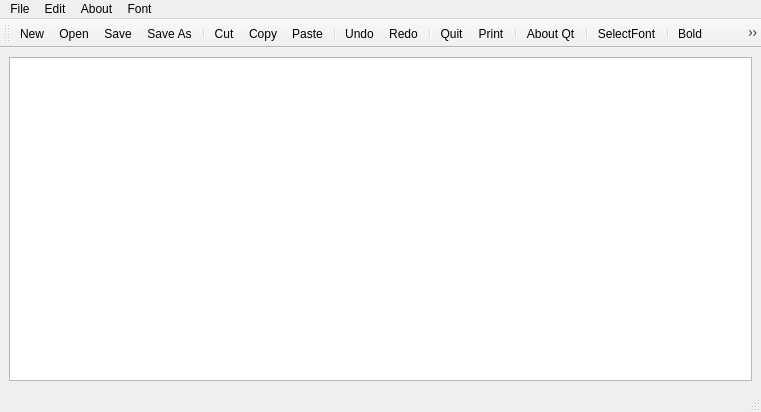
<?xml version="1.0" encoding="UTF-8"?>
<ui version="4.0">
 <class>MainWindow</class>
 <widget class="QMainWindow" name="MainWindow">
  <property name="geometry">
   <rect>
    <x>0</x>
    <y>0</y>
    <width>761</width>
    <height>412</height>
   </rect>
  </property>
  <property name="windowTitle">
   <string>MainWindow</string>
  </property>
  <widget class="QWidget" name="centralwidget">
   <layout class="QHBoxLayout" name="horizontalLayout">
    <item>
     <widget class="QTextEdit" name="textEdit"/>
    </item>
   </layout>
  </widget>
  <widget class="QMenuBar" name="menubar">
   <property name="geometry">
    <rect>
     <x>0</x>
     <y>0</y>
     <width>761</width>
     <height>21</height>
    </rect>
   </property>
   <widget class="QMenu" name="menuFile">
    <property name="title">
     <string>File</string>
    </property>
    <addaction name="actionNew"/>
    <addaction name="actionOpen"/>
    <addaction name="separator"/>
    <addaction name="actionSave"/>
    <addaction name="actionSave_As"/>
   </widget>
   <widget class="QMenu" name="menuEdit">
    <property name="title">
     <string>Edit</string>
    </property>
    <addaction name="actionCut"/>
    <addaction name="actionCopy"/>
    <addaction name="actionPaste"/>
    <addaction name="actionUndo"/>
    <addaction name="actionRedo"/>
    <addaction name="actionQuit"/>
    <addaction name="actionPrint"/>
   </widget>
   <widget class="QMenu" name="menuAbout">
    <property name="title">
     <string>About</string>
    </property>
    <addaction name="actionAbout_Qt"/>
   </widget>
   <widget class="QMenu" name="menuFont">
    <property name="title">
     <string>Font</string>
    </property>
    <addaction name="actionSelectFont"/>
    <addaction name="actionBold"/>
    <addaction name="actionItalic"/>
    <addaction name="actionUnderline"/>
    <addaction name="actionFontcolor"/>
    <addaction name="actionFont_Backgroundcolor"/>
   </widget>
   <addaction name="menuFile"/>
   <addaction name="menuEdit"/>
   <addaction name="menuAbout"/>
   <addaction name="menuFont"/>
  </widget>
  <widget class="QStatusBar" name="statusbar"/>
  <widget class="QToolBar" name="toolBar">
   <property name="windowTitle">
    <string>toolBar</string>
   </property>
   <attribute name="toolBarArea">
    <enum>TopToolBarArea</enum>
   </attribute>
   <attribute name="toolBarBreak">
    <bool>false</bool>
   </attribute>
   <addaction name="actionNew"/>
   <addaction name="actionOpen"/>
   <addaction name="actionSave"/>
   <addaction name="actionSave_As"/>
   <addaction name="separator"/>
   <addaction name="actionCut"/>
   <addaction name="actionCopy"/>
   <addaction name="actionPaste"/>
   <addaction name="separator"/>
   <addaction name="actionUndo"/>
   <addaction name="actionRedo"/>
   <addaction name="separator"/>
   <addaction name="actionQuit"/>
   <addaction name="actionPrint"/>
   <addaction name="separator"/>
   <addaction name="actionAbout_Qt"/>
   <addaction name="separator"/>
   <addaction name="actionSelectFont"/>
   <addaction name="separator"/>
   <addaction name="actionBold"/>
   <addaction name="actionItalic"/>
   <addaction name="actionUnderline"/>
   <addaction name="separator"/>
   <addaction name="actionFontcolor"/>
   <addaction name="actionFont_Backgroundcolor"/>
   <addaction name="separator"/>
  </widget>
  <action name="actionNew">
   <property name="icon">
    <iconset resource="resource.qrc">
     <normaloff>:/images/Icons/new.jpg</normaloff>:/images/Icons/new.jpg</iconset>
   </property>
   <property name="text">
    <string>New</string>
   </property>
  </action>
  <action name="actionOpen">
   <property name="icon">
    <iconset resource="resource.qrc">
     <normaloff>:/images/Icons/open.jpg</normaloff>:/images/Icons/open.jpg</iconset>
   </property>
   <property name="text">
    <string>Open</string>
   </property>
  </action>
  <action name="actionSave">
   <property name="icon">
    <iconset resource="resource.qrc">
     <normaloff>:/images/Icons/save.png</normaloff>:/images/Icons/save.png</iconset>
   </property>
   <property name="text">
    <string>Save</string>
   </property>
  </action>
  <action name="actionSave_As">
   <property name="icon">
    <iconset resource="resource.qrc">
     <normaloff>:/images/Icons/save as.png</normaloff>:/images/Icons/save as.png</iconset>
   </property>
   <property name="text">
    <string>Save As</string>
   </property>
  </action>
  <action name="actionCut">
   <property name="icon">
    <iconset resource="resource.qrc">
     <normaloff>:/images/Icons/cut.jpg</normaloff>:/images/Icons/cut.jpg</iconset>
   </property>
   <property name="text">
    <string>Cut</string>
   </property>
  </action>
  <action name="actionCopy">
   <property name="icon">
    <iconset resource="resource.qrc">
     <normaloff>:/images/Icons/copy.png</normaloff>:/images/Icons/copy.png</iconset>
   </property>
   <property name="text">
    <string>Copy</string>
   </property>
  </action>
  <action name="actionPaste">
   <property name="icon">
    <iconset resource="resource.qrc">
     <normaloff>:/images/Icons/paste.jpg</normaloff>:/images/Icons/paste.jpg</iconset>
   </property>
   <property name="text">
    <string>Paste</string>
   </property>
  </action>
  <action name="actionUndo">
   <property name="icon">
    <iconset resource="resource.qrc">
     <normaloff>:/images/Icons/undo.jpg</normaloff>:/images/Icons/undo.jpg</iconset>
   </property>
   <property name="text">
    <string>Undo</string>
   </property>
  </action>
  <action name="actionRedo">
   <property name="icon">
    <iconset resource="resource.qrc">
     <normaloff>:/images/Icons/redo.jpg</normaloff>:/images/Icons/redo.jpg</iconset>
   </property>
   <property name="text">
    <string>Redo</string>
   </property>
  </action>
  <action name="actionQuit">
   <property name="icon">
    <iconset resource="resource.qrc">
     <normaloff>:/images/Icons/quit.jpg</normaloff>:/images/Icons/quit.jpg</iconset>
   </property>
   <property name="text">
    <string>Quit</string>
   </property>
  </action>
  <action name="actionPrint">
   <property name="icon">
    <iconset resource="resource.qrc">
     <normaloff>:/images/Icons/print.png</normaloff>:/images/Icons/print.png</iconset>
   </property>
   <property name="text">
    <string>Print</string>
   </property>
  </action>
  <action name="actionAbout_Qt">
   <property name="icon">
    <iconset resource="resource.qrc">
     <normaloff>:/images/Icons/about.png</normaloff>:/images/Icons/about.png</iconset>
   </property>
   <property name="text">
    <string>About Qt</string>
   </property>
  </action>
  <action name="actionSelectFont">
   <property name="icon">
    <iconset resource="resource.qrc">
     <normaloff>:/images/Icons/select font.png</normaloff>:/images/Icons/select font.png</iconset>
   </property>
   <property name="text">
    <string>SelectFont</string>
   </property>
  </action>
  <action name="actionBold">
   <property name="icon">
    <iconset resource="resource.qrc">
     <normaloff>:/images/Icons/bold.png</normaloff>:/images/Icons/bold.png</iconset>
   </property>
   <property name="text">
    <string>Bold</string>
   </property>
  </action>
  <action name="actionItalic">
   <property name="icon">
    <iconset resource="resource.qrc">
     <normaloff>:/images/Icons/italic.png</normaloff>:/images/Icons/italic.png</iconset>
   </property>
   <property name="text">
    <string>Italic</string>
   </property>
  </action>
  <action name="actionUnderline">
   <property name="icon">
    <iconset resource="resource.qrc">
     <normaloff>:/images/Icons/underline.png</normaloff>:/images/Icons/underline.png</iconset>
   </property>
   <property name="text">
    <string>Underline</string>
   </property>
  </action>
  <action name="actionFontcolor">
   <property name="icon">
    <iconset resource="resource.qrc">
     <normaloff>:/images/Icons/fontcolor.png</normaloff>:/images/Icons/fontcolor.png</iconset>
   </property>
   <property name="text">
    <string>Fontcolor</string>
   </property>
  </action>
  <action name="actionFont_Backgroundcolor">
   <property name="icon">
    <iconset resource="resource.qrc">
     <normaloff>:/images/Icons/fontbackgroundcolor.png</normaloff>:/images/Icons/fontbackgroundcolor.png</iconset>
   </property>
   <property name="text">
    <string>Font Backgroundcolor</string>
   </property>
  </action>
 </widget>
 <resources>
  <include location="resource.qrc"/>
 </resources>
 <connections/>
</ui>
